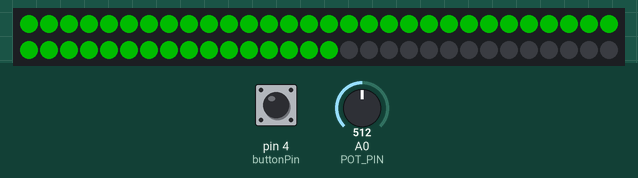
Bench run of a sketch on a simulated Arduino Uno, built with avr-gcc and run on an emulated ATmega328P. On the bench: 60 RGB LEDs in strip order, left to right, continuing on the next row. The inputs (shaded band) are chosen by the test bench; at power-on: pin 4 (buttonPin) HIGH, A0 (POT_PIN) = 512. Dim RGB values are drawn brighter than linear.

Above: at 2.9 s.
3.0 s: pin 4 (buttonPin) pulled LOW for 1 s
At 7.74 s:
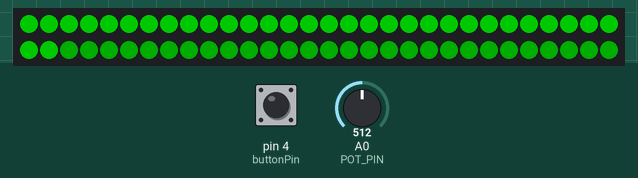
At 10.6 s:
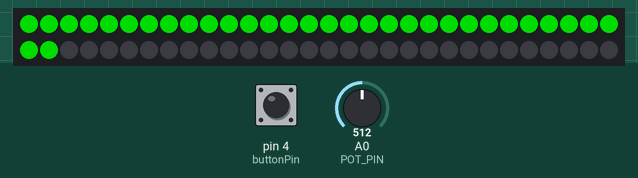

The sketch:

breathing_sword_pre_switch_code2.ino
```cpp
#include <Adafruit_NeoPixel.h>

#define PIN 6
#define NUM_LEDS
#define SLOW_SWEEP_SPEED            100
#define USER_COLOR      0x008000 //default color, red
#define ENABLE_COLOR_KNOB   1
#define POT_PIN             A0

// Parameter 1 = number of pixels in strip
// Parameter 2 = pin number (most are valid)
// Parameter 3 = pixel type flags, add together as needed:
//   NEO_KHZ800  800 KHz bitstream (most NeoPixel products w/WS2812 LEDs)
//   NEO_KHZ400  400 KHz (classic 'v1' (not v2) FLORA pixels, WS2811 drivers)
//   NEO_GRB     Pixels are wired for GRB bitstream (most NeoPixel products)
//   NEO_RGB     Pixels are wired for RGB bitstream (v1 FLORA pixels, not v2)
Adafruit_NeoPixel strip = Adafruit_NeoPixel(60, PIN, NEO_GRB + NEO_KHZ800);

uint32_t colorselected = USER_COLOR;
const int buttonPin = 4; // I chose pin 4 for the switch
int buttonState = 0; // I copied this as well as it's required for the switch to work
int lastButtonState = 0; //test

  void setup() {

     // This is for Trinket 5V 16MHz, you can remove these three lines if you are not using a Trinket
    #if defined (__AVR_ATtiny85__)
      if (F_CPU == 16000000) clock_prescale_set(clock_div_1);
    #endif
    // End of trinket special code

    pinMode(buttonPin, INPUT_PULLUP);


    //Get user selected color color on startup
    update_color_and_delay(0);
    strip.begin();
    strip.setBrightness(300);
    strip.show(); // Initialize all pixels to 'off'

  }

  void loop() {

  //Loop definitions
  int TOTAL_LEDS = 32;
  float MaximumBrightness = 200;
  float SpeedFactor = 0.007; // I don't actually know what would look good
  float StepDelay = 4; // ms for a step delay on the lights

  //slow sweep
  colorWipe(SLOW_SWEEP_SPEED);

  //Read how the switch is set
  buttonState = digitalRead(buttonPin);

  // Make the lights breathe
  if (buttonState == HIGH) { // If switch is right

    for (int i = 0; i < 65535; i++) {

    // Intensity will go from 10 - MaximumBrightness in a "breathing" manner
    float intensity = MaximumBrightness /2.0 * (1.0 + sin(SpeedFactor * i));
    strip.setBrightness(intensity);

    // Set every LED to that color
    for (int ledNumber=0; ledNumber<TOTAL_LEDS; ledNumber++) {
    strip.setPixelColor(ledNumber, 0, 255, 0);

    }

    strip.show();
    //Wait a bit before continuing to breathe
    delay(StepDelay);
    }

  } else { // If switch is left
      strip.setBrightness(250);
  }
    }


// Fill the dots one after the other with a color - startup colour
  void colorWipe(uint8_t wait) {

    for(uint16_t i = 0; i < strip.numPixels(); i++)
    {

      strip.setPixelColor(i, colorselected);
      strip.setBrightness(150);
      strip.show();
      update_color_and_delay(wait);

    }
  }

//Update strip colour
  void update_color_and_delay(uint16_t wait) {

  int analog = 0;
  uint32_t colorwheel[] =
  {

    0x008000, //13 green
  };

  if(ENABLE_COLOR_KNOB)
  {
    //read potentiometer and use a map lookup to update global color
    analog = analogRead(POT_PIN);
    colorselected = colorwheel[map(analog, 0, 1024, 0, ( sizeof( colorwheel ) / sizeof( uint32_t ) ) )];
  }

  delay(60);
}
```
